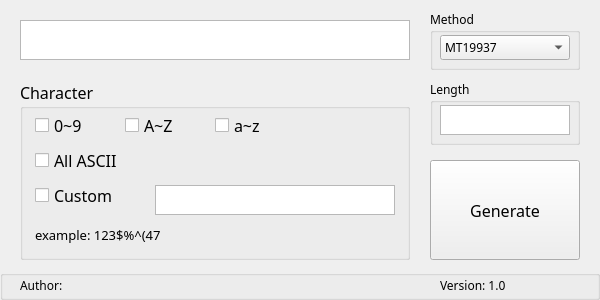
<?xml version="1.0" encoding="UTF-8"?>
<ui version="4.0">
 <class>Widget</class>
 <widget class="QWidget" name="Widget">
  <property name="geometry">
   <rect>
    <x>0</x>
    <y>0</y>
    <width>600</width>
    <height>300</height>
   </rect>
  </property>
  <property name="minimumSize">
   <size>
    <width>600</width>
    <height>300</height>
   </size>
  </property>
  <property name="maximumSize">
   <size>
    <width>600</width>
    <height>300</height>
   </size>
  </property>
  <property name="font">
   <font>
    <family>微软雅黑</family>
   </font>
  </property>
  <property name="windowTitle">
   <string>Random Password Generator</string>
  </property>
  <widget class="QTextEdit" name="Passwd">
   <property name="geometry">
    <rect>
     <x>20</x>
     <y>20</y>
     <width>390</width>
     <height>40</height>
    </rect>
   </property>
   <property name="font">
    <font>
     <family>微软雅黑</family>
     <pointsize>12</pointsize>
    </font>
   </property>
   <property name="cursor" stdset="0">
    <cursorShape>IBeamCursor</cursorShape>
   </property>
   <property name="focusPolicy">
    <enum>Qt::StrongFocus</enum>
   </property>
   <property name="inputMethodHints">
    <set>Qt::ImhNone</set>
   </property>
   <property name="verticalScrollBarPolicy">
    <enum>Qt::ScrollBarAlwaysOff</enum>
   </property>
   <property name="horizontalScrollBarPolicy">
    <enum>Qt::ScrollBarAlwaysOff</enum>
   </property>
   <property name="lineWrapMode">
    <enum>QTextEdit::NoWrap</enum>
   </property>
   <property name="readOnly">
    <bool>true</bool>
   </property>
  </widget>
  <widget class="QPushButton" name="BtnGen">
   <property name="geometry">
    <rect>
     <x>430</x>
     <y>160</y>
     <width>150</width>
     <height>100</height>
    </rect>
   </property>
   <property name="font">
    <font>
     <family>微软雅黑</family>
     <pointsize>12</pointsize>
    </font>
   </property>
   <property name="text">
    <string>Generate</string>
   </property>
  </widget>
  <widget class="QGroupBox" name="Group_Choose">
   <property name="geometry">
    <rect>
     <x>20</x>
     <y>80</y>
     <width>390</width>
     <height>180</height>
    </rect>
   </property>
   <property name="font">
    <font>
     <family>微软雅黑</family>
     <pointsize>12</pointsize>
    </font>
   </property>
   <property name="title">
    <string>Character</string>
   </property>
   <widget class="QCheckBox" name="Check_Num">
    <property name="geometry">
     <rect>
      <x>15</x>
      <y>30</y>
      <width>80</width>
      <height>30</height>
     </rect>
    </property>
    <property name="text">
     <string>0~9</string>
    </property>
   </widget>
   <widget class="QCheckBox" name="Check_Cap">
    <property name="geometry">
     <rect>
      <x>105</x>
      <y>30</y>
      <width>80</width>
      <height>30</height>
     </rect>
    </property>
    <property name="text">
     <string>A~Z</string>
    </property>
   </widget>
   <widget class="QCheckBox" name="Check_Low">
    <property name="geometry">
     <rect>
      <x>195</x>
      <y>30</y>
      <width>80</width>
      <height>30</height>
     </rect>
    </property>
    <property name="text">
     <string>a~z</string>
    </property>
   </widget>
   <widget class="QCheckBox" name="Check_All">
    <property name="geometry">
     <rect>
      <x>15</x>
      <y>65</y>
      <width>360</width>
      <height>30</height>
     </rect>
    </property>
    <property name="text">
     <string>All ASCII</string>
    </property>
   </widget>
   <widget class="QCheckBox" name="Check_Cus">
    <property name="geometry">
     <rect>
      <x>15</x>
      <y>100</y>
      <width>120</width>
      <height>30</height>
     </rect>
    </property>
    <property name="text">
     <string>Custom</string>
    </property>
   </widget>
   <widget class="QTextEdit" name="CustomInput">
    <property name="geometry">
     <rect>
      <x>135</x>
      <y>105</y>
      <width>240</width>
      <height>30</height>
     </rect>
    </property>
    <property name="font">
     <font>
      <pointsize>11</pointsize>
     </font>
    </property>
    <property name="verticalScrollBarPolicy">
     <enum>Qt::ScrollBarAlwaysOff</enum>
    </property>
    <property name="horizontalScrollBarPolicy">
     <enum>Qt::ScrollBarAlwaysOff</enum>
    </property>
    <property name="lineWrapMode">
     <enum>QTextEdit::NoWrap</enum>
    </property>
   </widget>
   <widget class="QLabel" name="label">
    <property name="geometry">
     <rect>
      <x>15</x>
      <y>140</y>
      <width>240</width>
      <height>30</height>
     </rect>
    </property>
    <property name="font">
     <font>
      <pointsize>10</pointsize>
     </font>
    </property>
    <property name="text">
     <string>example: 123$%^(47</string>
    </property>
   </widget>
  </widget>
  <widget class="QGroupBox" name="Group_Method">
   <property name="geometry">
    <rect>
     <x>430</x>
     <y>10</y>
     <width>150</width>
     <height>60</height>
    </rect>
   </property>
   <property name="font">
    <font>
     <family>微软雅黑</family>
    </font>
   </property>
   <property name="title">
    <string>Method</string>
   </property>
   <widget class="QComboBox" name="Method">
    <property name="geometry">
     <rect>
      <x>10</x>
      <y>25</y>
      <width>130</width>
      <height>25</height>
     </rect>
    </property>
    <item>
     <property name="text">
      <string>MT19937</string>
     </property>
    </item>
   </widget>
  </widget>
  <widget class="QGroupBox" name="Group_Len">
   <property name="geometry">
    <rect>
     <x>430</x>
     <y>80</y>
     <width>150</width>
     <height>65</height>
    </rect>
   </property>
   <property name="font">
    <font>
     <family>微软雅黑</family>
    </font>
   </property>
   <property name="title">
    <string>Length</string>
   </property>
   <widget class="QTextEdit" name="Length">
    <property name="geometry">
     <rect>
      <x>10</x>
      <y>25</y>
      <width>130</width>
      <height>30</height>
     </rect>
    </property>
    <property name="font">
     <font>
      <family>微软雅黑</family>
     </font>
    </property>
    <property name="verticalScrollBarPolicy">
     <enum>Qt::ScrollBarAlwaysOff</enum>
    </property>
    <property name="horizontalScrollBarPolicy">
     <enum>Qt::ScrollBarAlwaysOff</enum>
    </property>
    <property name="lineWrapMode">
     <enum>QTextEdit::NoWrap</enum>
    </property>
    <property name="html">
     <string>&lt;!DOCTYPE HTML PUBLIC &quot;-//W3C//DTD HTML 4.0//EN&quot; &quot;http://www.w3.org/TR/REC-html40/strict.dtd&quot;&gt;
&lt;html&gt;&lt;head&gt;&lt;meta name=&quot;qrichtext&quot; content=&quot;1&quot; /&gt;&lt;style type=&quot;text/css&quot;&gt;
p, li { white-space: pre-wrap; }
&lt;/style&gt;&lt;/head&gt;&lt;body style=&quot; font-family:'微软雅黑'; font-size:9pt; font-weight:400; font-style:normal;&quot;&gt;
&lt;p style=&quot;-qt-paragraph-type:empty; margin-top:0px; margin-bottom:0px; margin-left:0px; margin-right:0px; -qt-block-indent:0; text-indent:0px; font-family:'5x7 DOT Matrix';&quot;&gt;&lt;br /&gt;&lt;/p&gt;&lt;/body&gt;&lt;/html&gt;</string>
    </property>
   </widget>
  </widget>
  <widget class="QGroupBox" name="Group_Info">
   <property name="geometry">
    <rect>
     <x>0</x>
     <y>270</y>
     <width>600</width>
     <height>30</height>
    </rect>
   </property>
   <property name="font">
    <font>
     <family>微软雅黑</family>
    </font>
   </property>
   <property name="title">
    <string/>
   </property>
   <widget class="QLabel" name="Author">
    <property name="geometry">
     <rect>
      <x>20</x>
      <y>0</y>
      <width>100</width>
      <height>30</height>
     </rect>
    </property>
    <property name="text">
     <string>Author: </string>
    </property>
   </widget>
   <widget class="QLabel" name="Version">
    <property name="geometry">
     <rect>
      <x>440</x>
      <y>0</y>
      <width>160</width>
      <height>30</height>
     </rect>
    </property>
    <property name="text">
     <string>Version: 1.0</string>
    </property>
   </widget>
  </widget>
 </widget>
 <layoutdefault spacing="6" margin="11"/>
 <resources/>
 <connections/>
</ui>
